Frame 1 (no input): blank canvas, image omitted
Frame 60 (no input): blank canvas, image omitted
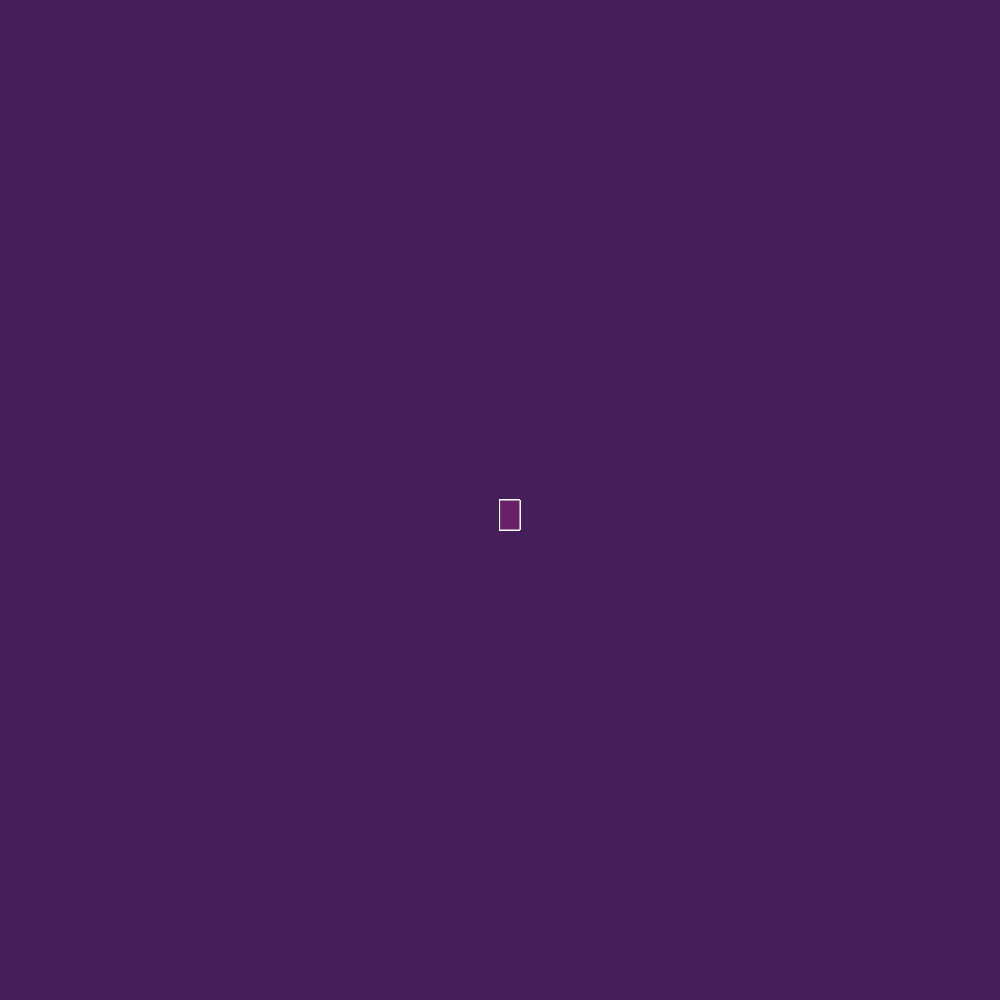
Frame 120 (the mouse pressed at the canvas centre since frame 60)

The p5.js sketch whose frames 1 and 60 were blank and that drew this single picture after the mouse press (run headless with seeded random() and noise() and a simulated clock; from frame 60 on, the mouse is pressed at the canvas centre):

// p5.js sketch
// ── sketch.js
function setup() {
  createCanvas(1000, 1000);
    background(70,30,90);
}

function draw() {
  fill ('rgb(105,32,105)')
  stroke ('white')
  strokeWeight (1)
  if (mouseIsPressed)
  rect (mouseX, mouseY, 20, 30)
} 
